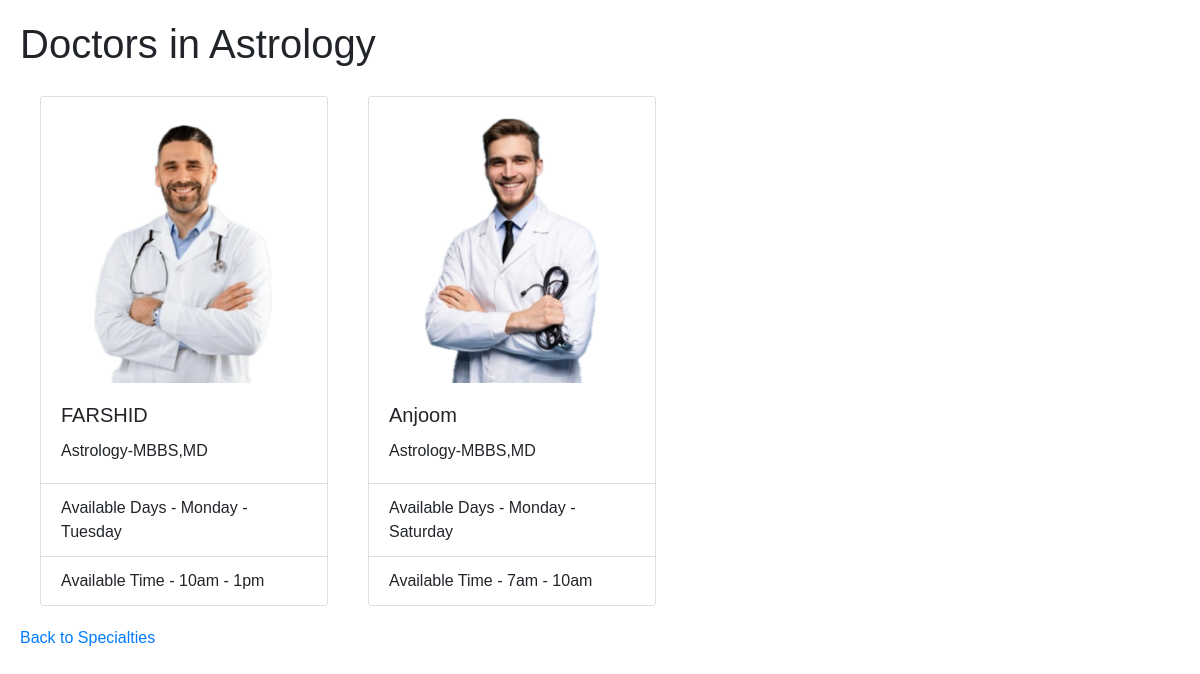
The app's page /specialty/2/ with its own data.
### hospital_admin/models.py (models this page shows, shortened)
class Department(models.Model):
    name = models.CharField(max_length=100)
    image = models.ImageField(upload_to="department", blank=False)
    def __str__(self):
        return f"{self.name}"

class Doctor(models.Model):
    doctor_name = models.CharField(max_length=100)
    department = models.ForeignKey(Department, on_delete=models.CASCADE, default=False)
    qualification = models.CharField(max_length=100)
    from_day = models.CharField(max_length=20)
    to_day = models.CharField(max_length=20)
    timing_from = models.CharField(max_length=20)
    timing_to = models.CharField(max_length=20)
    image = models.ImageField(upload_to="doctor", blank=False)

### Hospital_app/views.py (the view)
# urls.py: path('specialty/<int:Department_id>/', views.doctor_list_by_specialty, name='doctor_list_by_specialty'),
def doctor_list_by_specialty(request, Department_id):
    department = get_object_or_404(Department, id=Department_id)
    Doctors = Doctor.objects.filter(department=department)
    return render(request, 'main/doctor_list.html', {'department': department, 'Doctors': Doctors})

### templates/Main/doctor_list.html (shortened to what this page needs)
<!DOCTYPE html>
<html lang="en">
<head>
    <link rel="stylesheet" href="https://stackpath.bootstrapcdn.com/bootstrap/4.5.2/css/bootstrap.min.css">
</head>
<body>
    <h1>Doctors in {{ department.name }}</h1>
    <div class=" d-flex flex-row justify-content-start " >
        {% for doctor in Doctors %}
        <div class="card_wrapper card " style="width: 18rem;">
          <img class="card-img-top" src="{{ doctor.image.url }}" alt="Card image cap">
          <div class="card-body">
            <h5 class="card-title">{{ doctor.doctor_name }}</h5>
            <p class="card-text">{{ doctor.department }}-{{ doctor.qualification }}</p>
          </div>
          <ul class="list-group list-group-flush">
            <li class="list-group-item">Available Days - {{ doctor.from_day }} - {{ doctor.to_day }}</li>
            <li class="list-group-item">Available Time - {{ doctor.timing_from }} - {{ doctor.timing_to }}</li>
          </ul>
        </div>
        {% endfor %}
        </div>
    <a href="{% url 'specialties' %}">Back to Specialties</a>
</body>
</html>

### templates/Main/doctor_list.html (style rules this page uses)
body { font-family:arial; margin:20px; }
.card_wrapper { margin:20px; }

### records on screen
Department: name "Astrology"
Doctor: image (picture), doctor_name "FARSHID", department "Astrology", qualification "MBBS,MD", from_day "Monday", to_day "Tuesday", timing_from "10am", timing_to "1pm"
Doctor: image (picture), doctor_name "Anjoom", department "Astrology", qualification "MBBS,MD", from_day "Monday", to_day "Saturday", timing_from "7am", timing_to "10am"
